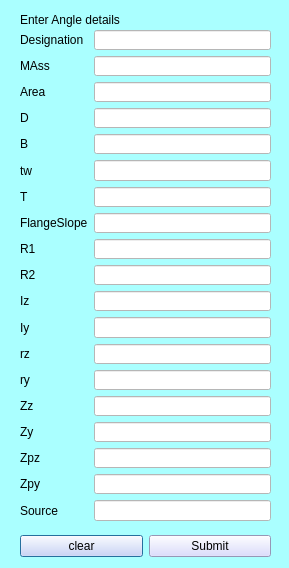
<?xml version="1.0" encoding="UTF-8"?>
<ui version="4.0">
 <class>Dialog</class>
 <widget class="QDialog" name="Dialog">
  <property name="geometry">
   <rect>
    <x>0</x>
    <y>0</y>
    <width>289</width>
    <height>568</height>
   </rect>
  </property>
  <property name="windowTitle">
   <string>Dialog</string>
  </property>
  <property name="styleSheet">
   <string notr="true">background-color: rgb(170, 255, 255);</string>
  </property>
  <widget class="QWidget" name="formLayoutWidget">
   <property name="geometry">
    <rect>
     <x>20</x>
     <y>30</y>
     <width>251</width>
     <height>491</height>
    </rect>
   </property>
   <layout class="QFormLayout" name="formLayout">
    <item row="1" column="0">
     <widget class="QLabel" name="label_2">
      <property name="text">
       <string>Designation</string>
      </property>
     </widget>
    </item>
    <item row="1" column="1">
     <widget class="QLineEdit" name="lineEdit">
      <property name="styleSheet">
       <string notr="true">background-color: rgb(255, 255, 255);
</string>
      </property>
     </widget>
    </item>
    <item row="2" column="0">
     <widget class="QLabel" name="label">
      <property name="text">
       <string>MAss</string>
      </property>
     </widget>
    </item>
    <item row="2" column="1">
     <widget class="QLineEdit" name="lineEdit_2">
      <property name="styleSheet">
       <string notr="true">background-color: rgb(255, 255, 255);

</string>
      </property>
     </widget>
    </item>
    <item row="3" column="0">
     <widget class="QLabel" name="label_3">
      <property name="text">
       <string>Area</string>
      </property>
     </widget>
    </item>
    <item row="3" column="1">
     <widget class="QLineEdit" name="lineEdit_3">
      <property name="styleSheet">
       <string notr="true">background-color: rgb(255, 255, 255);</string>
      </property>
     </widget>
    </item>
    <item row="4" column="0">
     <widget class="QLabel" name="label_4">
      <property name="text">
       <string>D</string>
      </property>
     </widget>
    </item>
    <item row="4" column="1">
     <widget class="QLineEdit" name="lineEdit_4">
      <property name="styleSheet">
       <string notr="true">background-color: rgb(255, 255, 255);

</string>
      </property>
     </widget>
    </item>
    <item row="5" column="0">
     <widget class="QLabel" name="label_15">
      <property name="text">
       <string>B</string>
      </property>
     </widget>
    </item>
    <item row="5" column="1">
     <widget class="QLineEdit" name="lineEdit_13">
      <property name="styleSheet">
       <string notr="true">background-color: rgb(255, 255, 255);
</string>
      </property>
     </widget>
    </item>
    <item row="6" column="0">
     <widget class="QLabel" name="label_14">
      <property name="text">
       <string>tw</string>
      </property>
     </widget>
    </item>
    <item row="6" column="1">
     <widget class="QLineEdit" name="lineEdit_14">
      <property name="styleSheet">
       <string notr="true">background-color: rgb(255, 255, 255);</string>
      </property>
     </widget>
    </item>
    <item row="7" column="0">
     <widget class="QLabel" name="label_13">
      <property name="text">
       <string>T</string>
      </property>
     </widget>
    </item>
    <item row="7" column="1">
     <widget class="QLineEdit" name="lineEdit_15">
      <property name="styleSheet">
       <string notr="true">background-color: rgb(255, 255, 255);
</string>
      </property>
     </widget>
    </item>
    <item row="8" column="0">
     <widget class="QLabel" name="label_16">
      <property name="text">
       <string>FlangeSlope</string>
      </property>
     </widget>
    </item>
    <item row="8" column="1">
     <widget class="QLineEdit" name="lineEdit_16">
      <property name="styleSheet">
       <string notr="true">background-color: rgb(255, 255, 255);</string>
      </property>
     </widget>
    </item>
    <item row="9" column="0">
     <widget class="QLabel" name="label_17">
      <property name="text">
       <string>R1</string>
      </property>
     </widget>
    </item>
    <item row="9" column="1">
     <widget class="QLineEdit" name="lineEdit_25">
      <property name="styleSheet">
       <string notr="true">background-color: rgb(255, 255, 255);</string>
      </property>
     </widget>
    </item>
    <item row="10" column="0">
     <widget class="QLabel" name="label_27">
      <property name="text">
       <string>R2</string>
      </property>
     </widget>
    </item>
    <item row="10" column="1">
     <widget class="QLineEdit" name="lineEdit_27">
      <property name="styleSheet">
       <string notr="true">background-color: rgb(255, 255, 255);
</string>
      </property>
     </widget>
    </item>
    <item row="11" column="0">
     <widget class="QLabel" name="label_28">
      <property name="text">
       <string>Iz</string>
      </property>
     </widget>
    </item>
    <item row="11" column="1">
     <widget class="QLineEdit" name="lineEdit_26">
      <property name="styleSheet">
       <string notr="true">background-color: rgb(255, 255, 255);</string>
      </property>
     </widget>
    </item>
    <item row="12" column="0">
     <widget class="QLabel" name="label_29">
      <property name="text">
       <string>Iy</string>
      </property>
     </widget>
    </item>
    <item row="12" column="1">
     <widget class="QLineEdit" name="lineEdit_28">
      <property name="styleSheet">
       <string notr="true">background-color: rgb(255, 255, 255);</string>
      </property>
     </widget>
    </item>
    <item row="13" column="0">
     <widget class="QLabel" name="label_30">
      <property name="text">
       <string>rz</string>
      </property>
     </widget>
    </item>
    <item row="13" column="1">
     <widget class="QLineEdit" name="lineEdit_29">
      <property name="styleSheet">
       <string notr="true">background-color: rgb(255, 255, 255);</string>
      </property>
     </widget>
    </item>
    <item row="14" column="0">
     <widget class="QLabel" name="label_31">
      <property name="text">
       <string>ry</string>
      </property>
     </widget>
    </item>
    <item row="14" column="1">
     <widget class="QLineEdit" name="lineEdit_30">
      <property name="styleSheet">
       <string notr="true">background-color: rgb(255, 255, 255);</string>
      </property>
     </widget>
    </item>
    <item row="15" column="0">
     <widget class="QLabel" name="label_32">
      <property name="text">
       <string>Zz</string>
      </property>
     </widget>
    </item>
    <item row="15" column="1">
     <widget class="QLineEdit" name="lineEdit_31">
      <property name="styleSheet">
       <string notr="true">background-color: rgb(255, 255, 255);</string>
      </property>
     </widget>
    </item>
    <item row="16" column="0">
     <widget class="QLabel" name="label_33">
      <property name="text">
       <string>Zy</string>
      </property>
     </widget>
    </item>
    <item row="16" column="1">
     <widget class="QLineEdit" name="lineEdit_32">
      <property name="styleSheet">
       <string notr="true">background-color: rgb(255, 255, 255);</string>
      </property>
     </widget>
    </item>
    <item row="17" column="0">
     <widget class="QLabel" name="label_34">
      <property name="text">
       <string>Zpz</string>
      </property>
     </widget>
    </item>
    <item row="17" column="1">
     <widget class="QLineEdit" name="lineEdit_33">
      <property name="styleSheet">
       <string notr="true">background-color: rgb(255, 255, 255);</string>
      </property>
     </widget>
    </item>
    <item row="18" column="0">
     <widget class="QLabel" name="label_35">
      <property name="text">
       <string>Zpy</string>
      </property>
     </widget>
    </item>
    <item row="18" column="1">
     <widget class="QLineEdit" name="lineEdit_34">
      <property name="styleSheet">
       <string notr="true">background-color: rgb(255, 255, 255);</string>
      </property>
     </widget>
    </item>
    <item row="19" column="0">
     <widget class="QLabel" name="label_36">
      <property name="text">
       <string>Source</string>
      </property>
     </widget>
    </item>
    <item row="19" column="1">
     <widget class="QLineEdit" name="lineEdit_35">
      <property name="styleSheet">
       <string notr="true">background-color: rgb(255, 255, 255);</string>
      </property>
     </widget>
    </item>
   </layout>
  </widget>
  <widget class="QLabel" name="label_37">
   <property name="geometry">
    <rect>
     <x>20</x>
     <y>10</y>
     <width>241</width>
     <height>20</height>
    </rect>
   </property>
   <property name="styleSheet">
    <string notr="true">
font: 75 12pt &quot;MS Shell Dlg 2&quot;;</string>
   </property>
   <property name="text">
    <string>Enter Angle details</string>
   </property>
  </widget>
  <widget class="QWidget" name="layoutWidget">
   <property name="geometry">
    <rect>
     <x>20</x>
     <y>530</y>
     <width>251</width>
     <height>33</height>
    </rect>
   </property>
   <layout class="QHBoxLayout" name="horizontalLayout">
    <item>
     <widget class="QPushButton" name="pushButton">
      <property name="styleSheet">
       <string notr="true">font: 14pt &quot;MS Shell Dlg 2&quot;;
background-color: rgb(210, 211, 255);
</string>
      </property>
      <property name="text">
       <string>clear</string>
      </property>
     </widget>
    </item>
    <item>
     <widget class="QPushButton" name="pushButton_2">
      <property name="styleSheet">
       <string notr="true">font: 14pt &quot;MS Shell Dlg 2&quot;;
background-color: rgb(210, 211, 255);
</string>
      </property>
      <property name="text">
       <string>Submit</string>
      </property>
     </widget>
    </item>
   </layout>
  </widget>
 </widget>
 <resources/>
 <connections/>
</ui>
